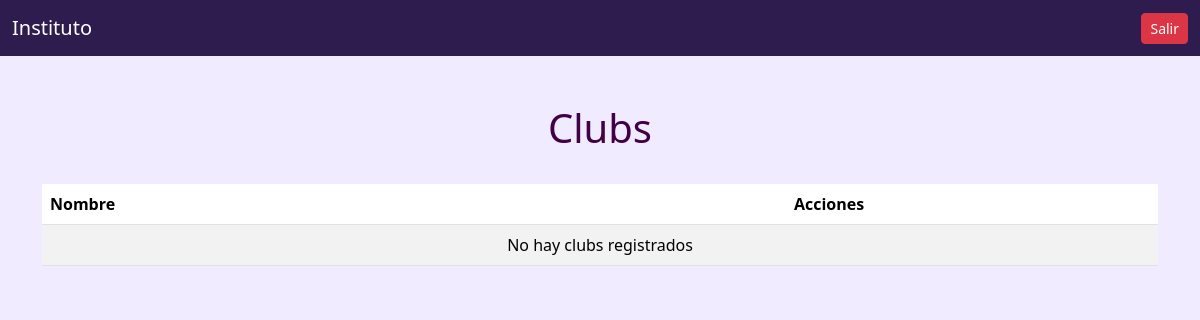
/clubs/, run on an earlier commit of the app's database.
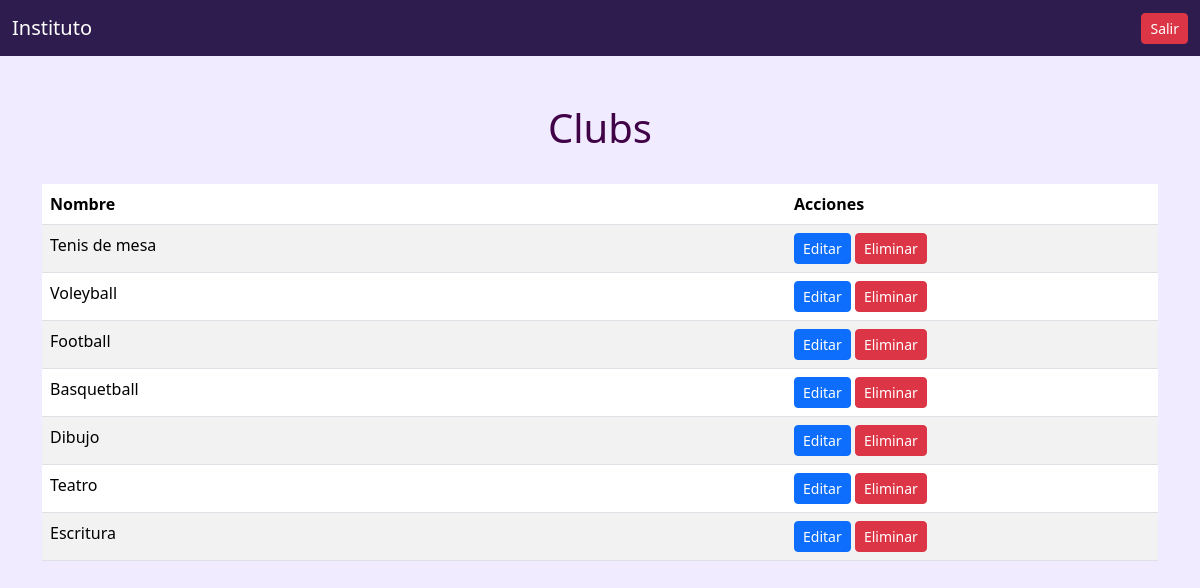
And on a later commit of the database.
### institute/models.py (models this page shows, shortened)
class Clubs(models.Model):
    id = models.BigAutoField(primary_key=True)
    name = models.CharField(max_length=100)

### institute/views.py (the view)
# urls.py: path('clubs/', club_list, name='clubs_list'),
def club_list(request):
    clubs = Clubs.objects.all()
    return render(request, 'institute/clubs_list.html', {'clubs': clubs})

### templates/institute/clubs_list.html (shortened to what this page needs)
{% extends 'base.html' %}
{% block content %}
<h1>Clubs</h1>
<table class="table table-striped">
    <thead>
        <tr>
            <th class="col-md-8">Nombre</th>
            <th class="col-md-4">Acciones</th>
        </tr>
    </thead>
    <tbody>
        {% for club in clubs %}
        <tr>
            <td>{{ club.name }}</td>
            <td>
                <button type="button" class="btn btn-primary btn-sm" data-bs-toggle="modal" data-bs-target="#editClubModal{{ club.id }}">
                    Editar
                </button>
                <button type="button" class="btn btn-danger btn-sm" data-bs-toggle="modal" data-bs-target="#deleteClubModal{{ club.id }}">
                    Eliminar
                </button>
            </td>
        </tr>
        {% empty %}
        <tr>
            <td colspan="3" class="text-center">No hay clubs registrados</td>
        </tr>
        {% endfor %}
    </tbody>
</table>
<br/>
{% endblock %}

What changed in the data, as far as the page shows it:
added Clubs: name "Tenis de mesa"
added Clubs: name "Voleyball"
added Clubs: name "Football"
added Clubs: name "Basquetball"
added Clubs: name "Dibujo"
added Clubs: name "Teatro"
added Clubs: name "Escritura"
Also different on the page:
text no longer shown: "No hay clubs registrados"
